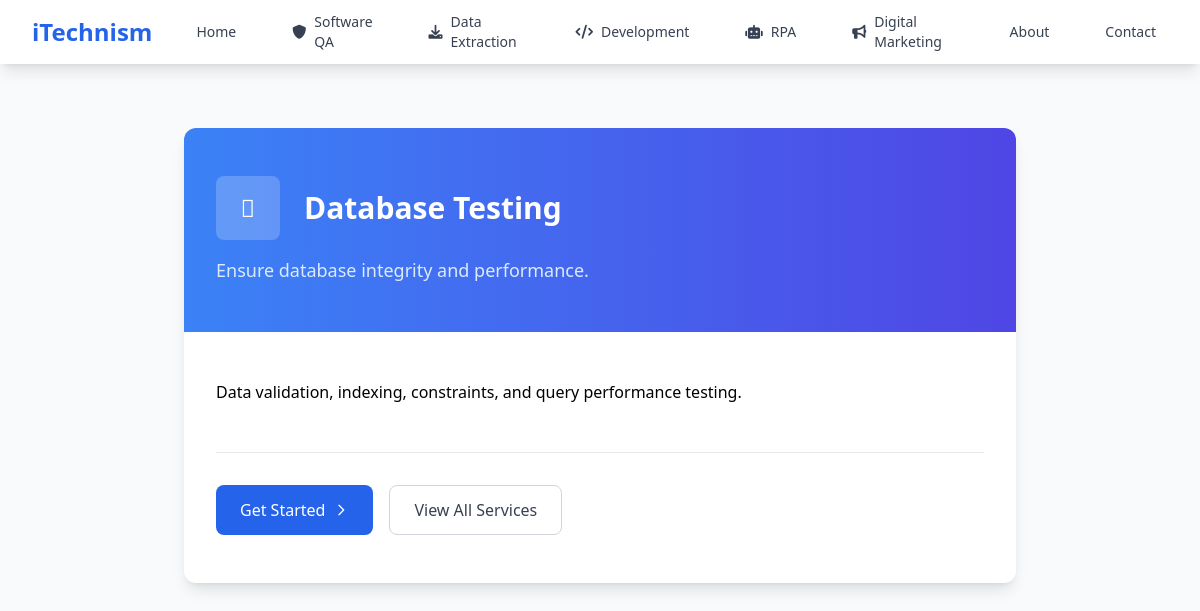
The app's page /services/database-testing with its own data.
### tables this page shows
CREATE TABLE services (
    id INT AUTO_INCREMENT PRIMARY KEY,
    category_id INT,
    slug VARCHAR(100) UNIQUE NOT NULL,
    title VARCHAR(200) NOT NULL,
    short_desc TEXT,
    content LONGTEXT,
    icon VARCHAR(50),
    sort_order INT DEFAULT 0,
    status ENUM('published', 'draft') DEFAULT 'published',
    created_at TIMESTAMP DEFAULT CURRENT_TIMESTAMP,
    updated_at TIMESTAMP DEFAULT CURRENT_TIMESTAMP ON UPDATE CURRENT_TIMESTAMP,
    FOREIGN KEY (category_id) REFERENCES service_categories(id)
);

### controllers/ServicesController.php (called while the page is built, shortened)
<?php
require_once 'config/database.php';
class ServicesController {
    private $conn;
    public function __construct() {
        $this->db = new Database();
        $this->conn = $this->db->getConnection();
    }
    public function getServiceBySlug($slug) {
        $query = "SELECT s.*, c.title as category_title, c.slug as category_slug
                 FROM services s
                 JOIN service_categories c ON s.category_id = c.id
                 WHERE s.slug = :slug AND s.status = 'published'";
        $stmt = $this->conn->prepare($query);
        $stmt->bindParam(':slug', $slug);
        $stmt->execute();
        return $stmt->fetch(PDO::FETCH_ASSOC);
    }
}
?>

### config/database.php (called while the page is built, shortened)
<?php
class Database {
    private $host = 'localhost';
    private $db_name = 'itech_qa';
    private $username = 'root';
    private $password = '';
    public function getConnection() {
        $this->conn = null;
        try {
            $this->conn = new PDO("mysql:host=" . $this->host . ";dbname=" . $this->db_name, $this->username, $this->password);
            $this->conn->exec("set names utf8");
        } catch(PDOException $exception) {
            echo "Connection error: " . $exception->getMessage();
        }
        return $this->conn;
    }
}
?>

### views/service-detail.php (the view, shortened to what this page needs)
<!DOCTYPE html>
<html lang="en">
<head>
    <script src="https://cdn.tailwindcss.com"></script>
    <link rel="stylesheet" href="https://cdnjs.cloudflare.com/ajax/libs/font-awesome/6.0.0/css/all.min.css">
    <link href="https://unpkg.com/aos@2.3.1/dist/aos.css" rel="stylesheet">
</head>
<body class="bg-gray-50">
    <?php include 'partials/navbar.php'; ?>
    <div class="py-16">
        <div class="max-w-4xl mx-auto px-4 sm:px-6 lg:px-8">
            <div class="bg-white rounded-xl shadow-lg overflow-hidden">
                <div class="bg-gradient-to-r from-blue-500 to-indigo-600 px-8 py-12">
                    <div class="flex items-center mb-4">
                        <div class="w-16 h-16 bg-white bg-opacity-20 rounded-lg flex items-center justify-center mr-6">
                            <i class="<?= $service['icon'] ?> text-white text-2xl"></i>
                        </div>
                        <h1 class="text-3xl font-bold text-white"><?= htmlspecialchars($service['title']) ?></h1>
                    </div>
                    <p class="text-blue-100 text-lg"><?= htmlspecialchars($service['short_desc']) ?></p>
                </div>
                <div class="px-8 py-12">
                    <div class="prose prose-lg max-w-none">
                        <?= nl2br(htmlspecialchars($service['content'])) ?>
                    </div>
                    <div class="mt-12 pt-8 border-t border-gray-200">
                        <div class="flex flex-col sm:flex-row gap-4">
                            <a href="/contact" class="inline-flex items-center justify-center px-6 py-3 bg-blue-600 text-white font-medium rounded-lg hover:bg-blue-700 transition-colors">
                                Get Started
                                <svg class="ml-2 w-4 h-4" fill="none" stroke="currentColor" viewBox="0 0 24 24">
                                    <path stroke-linecap="round" stroke-linejoin="round" stroke-width="2" d="M9 5l7 7-7 7"></path>
                                </svg>
                            </a>
                            <a href="/services" class="inline-flex items-center justify-center px-6 py-3 border border-gray-300 text-gray-700 font-medium rounded-lg hover:bg-gray-50 transition-colors">
                                View All Services
                            </a>
                        </div>
                    </div>
                </div>
            </div>
        </div>
    </div>
</body>
</html>

### records on screen
services: title "Database Testing", short_desc "Ensure database integrity and performance.", content "Data validation, indexing, constraints, and query performance testing."
